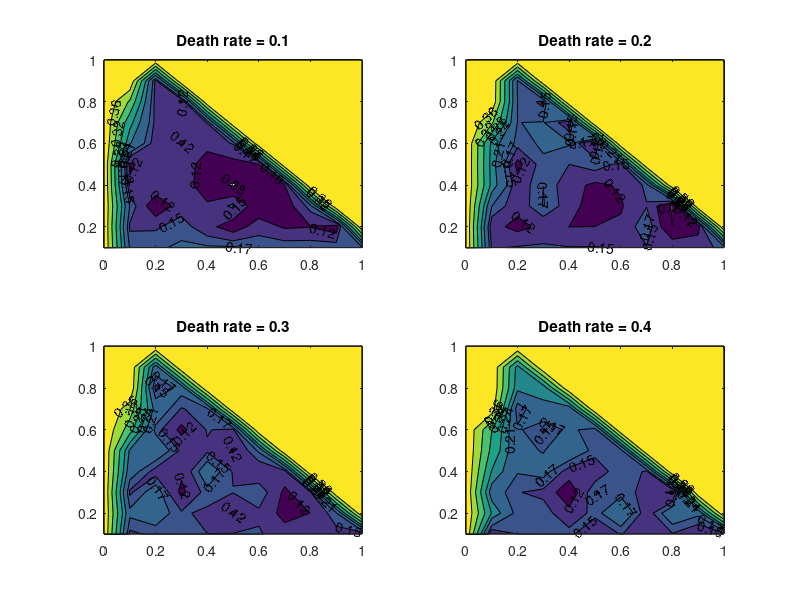
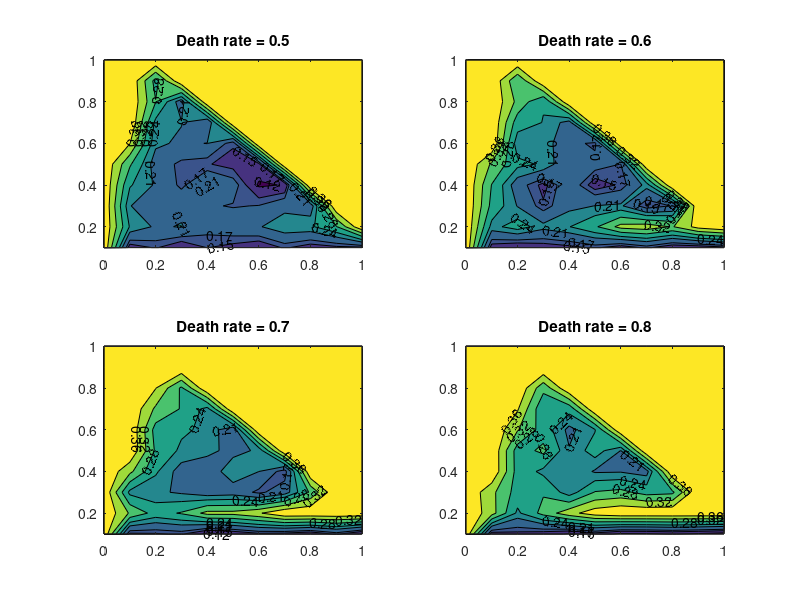
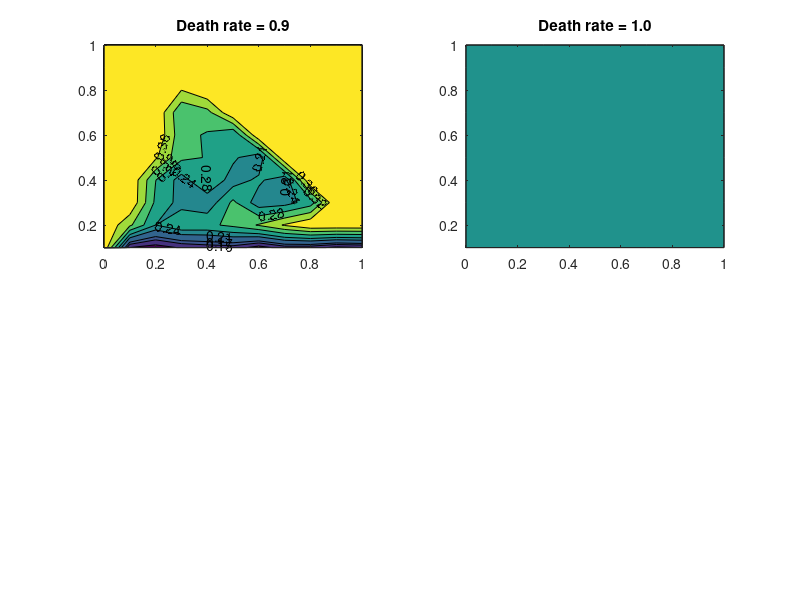

Reproduce these figures in MATLAB, in order.
data = csvread('error-stats-matlab.csv');

% Normalise data
% mu = median(data(:, end));
% x = data(:, end) - mu;
% sig = sqrt(x' * x / length(data(:, end)));
% idx = data(:, end) >= mu + 0.25 * sig;
% data(idx, end) = max(data(~idx, end));
lo = min(data(:, end));
temp = (data(:, end) - lo) / lo;
idx = data(:, end) > 0.4;
data(idx, end) = max(data(~idx, end));

filler = max(data(:, end));
% Work out scale
[~, scale] = kmeans(data(:, end), 10);
scale = sort(scale);
scale(1) = min(data(:, end));
scale(end) = filler;
scale = floor(scale * 100 + 0.5) / 100;
% Display meshgrid
[X, Y] = meshgrid(0 : 0.1 : 1.0, 0.1 : 0.1 : 1.0);

currentFigure = 0;
for deathCount = 1 : 10
    deathRate = deathCount * 0.1;
    workIdx = find(abs(data(:, 1) - deathRate) < 1e-5);
    workData = data(workIdx, 2 : end);
    replaceIdx  = workData(:, 1) * 10 + 1;
    mutationIdx = workData(:, 2) * 10 + 1;
    Z = ones(10, 11) * filler;
    Z(sub2ind(size(Z), replaceIdx, mutationIdx)) = workData(:, end);
    
    figureID = mod((deathCount - 1), 4) + 1;
    if (figureID == 1)
        currentFigure = currentFigure + 1;
    end
    
    figure(currentFigure);
    subplot(2, 2, figureID);
    contourf(X, Y, Z, scale, 'ShowText', 'On');
    title(sprintf('Death rate = %.1f', deathRate));
end 
